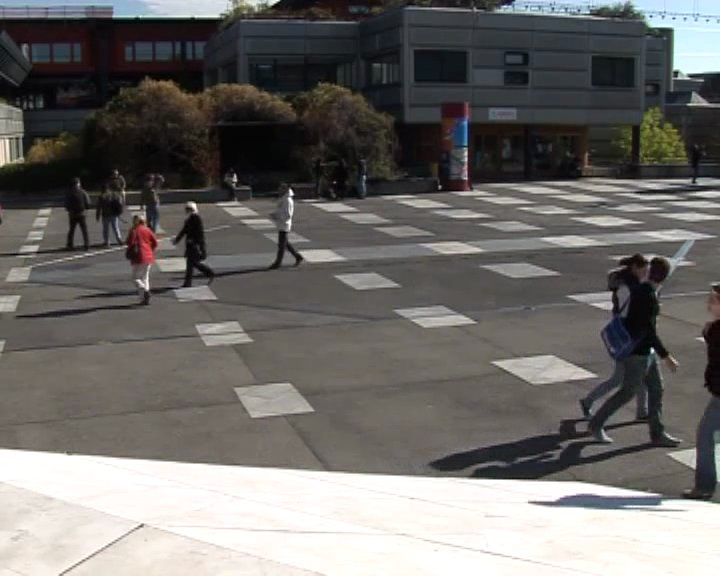
#> input picture Image_Processing/Image_Preprocessing_fundamentals/Q5/walk_1.jpg, 720 x 576 px
$ python assiQ5.py
#> lines starting #> are read from the running program, lines starting #| are printed output that depends on the picture
import cv2
import numpy as np
from PIL import Image

img1 = cv2.imread("walk_1.jpg")
#> img1 is the input picture: shape (576, 720, 3); mean B, G, R 106.2, 108.6, 110.7
imgshow = Image.open("walk_1.jpg")
imgshow.show()

img2 = cv2.imread("walk_2.jpg")
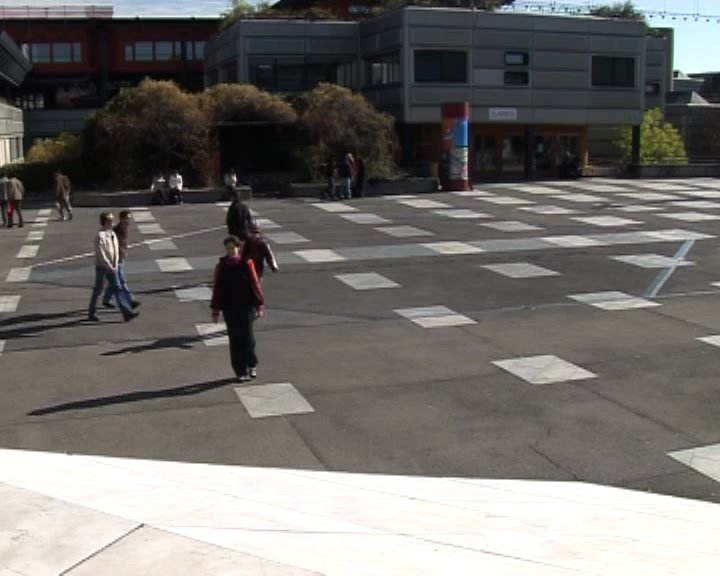
#> input picture Image_Processing/Image_Preprocessing_fundamentals/Q5/walk_2.jpg, 720 x 576 px
#> img2 is the input picture: shape (576, 720, 3); mean B, G, R 109.1, 111.9, 114.1
imgshow = Image.open("walk_2.jpg")
imgshow.show()

gray1 = cv2.cvtColor(img1, cv2.COLOR_BGR2GRAY)
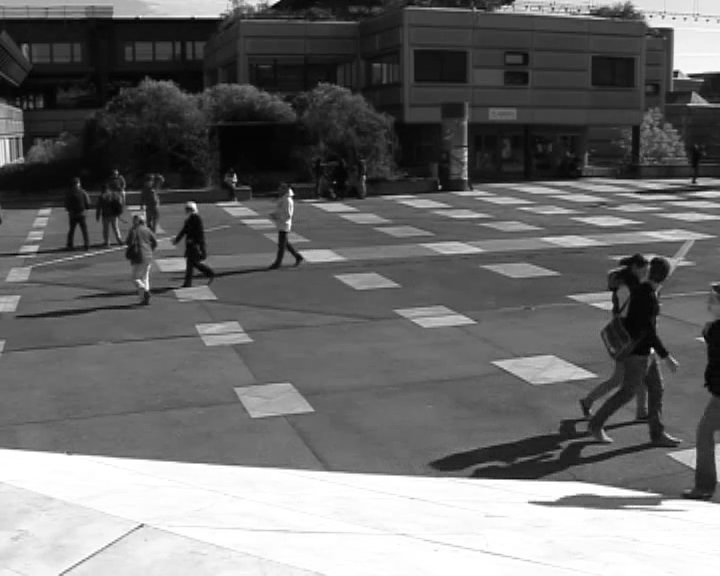
#> gray1: shape (576, 720); min 0, max 255, mean 109
gray2 = cv2.cvtColor(img2, cv2.COLOR_BGR2GRAY)
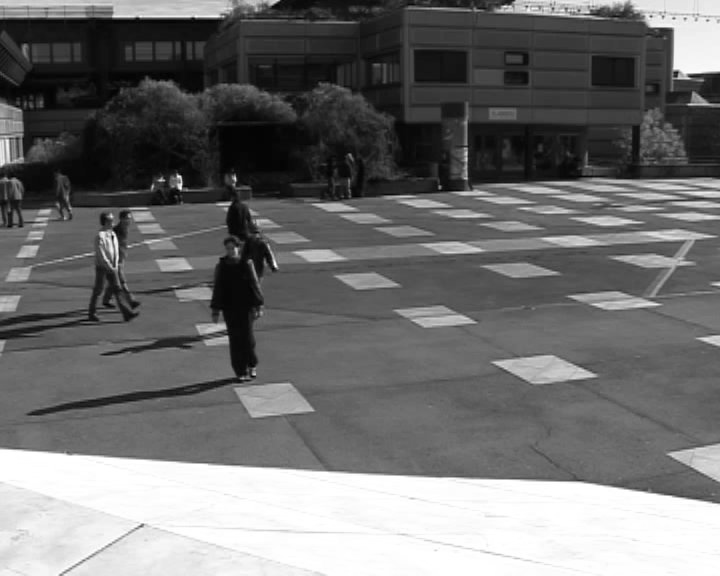
#> gray2: shape (576, 720); min 0, max 255, mean 112.3

gray_sub = np.subtract(gray1,gray2)
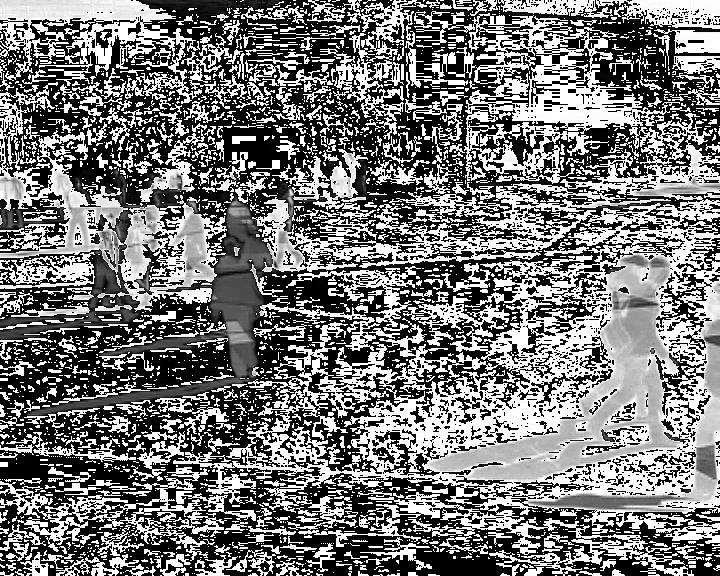
#> gray_sub: shape (576, 720); min 0, max 255, mean 119.5

cv2.imwrite("Q5_walk1_gray.jpg",gray1)
imgshow = Image.open("Q5_walk1_gray.jpg")
#> imgshow: PIL image 720x576 L
imgshow.show()

cv2.imwrite("Q5_walk2_gray.jpg",gray2)
imgshow = Image.open("Q5_walk2_gray.jpg")
imgshow.show()

cv2.imwrite("Q5_sub_gray.jpg",gray_sub)
imgshow = Image.open("Q5_sub_gray.jpg")
imgshow.show()
